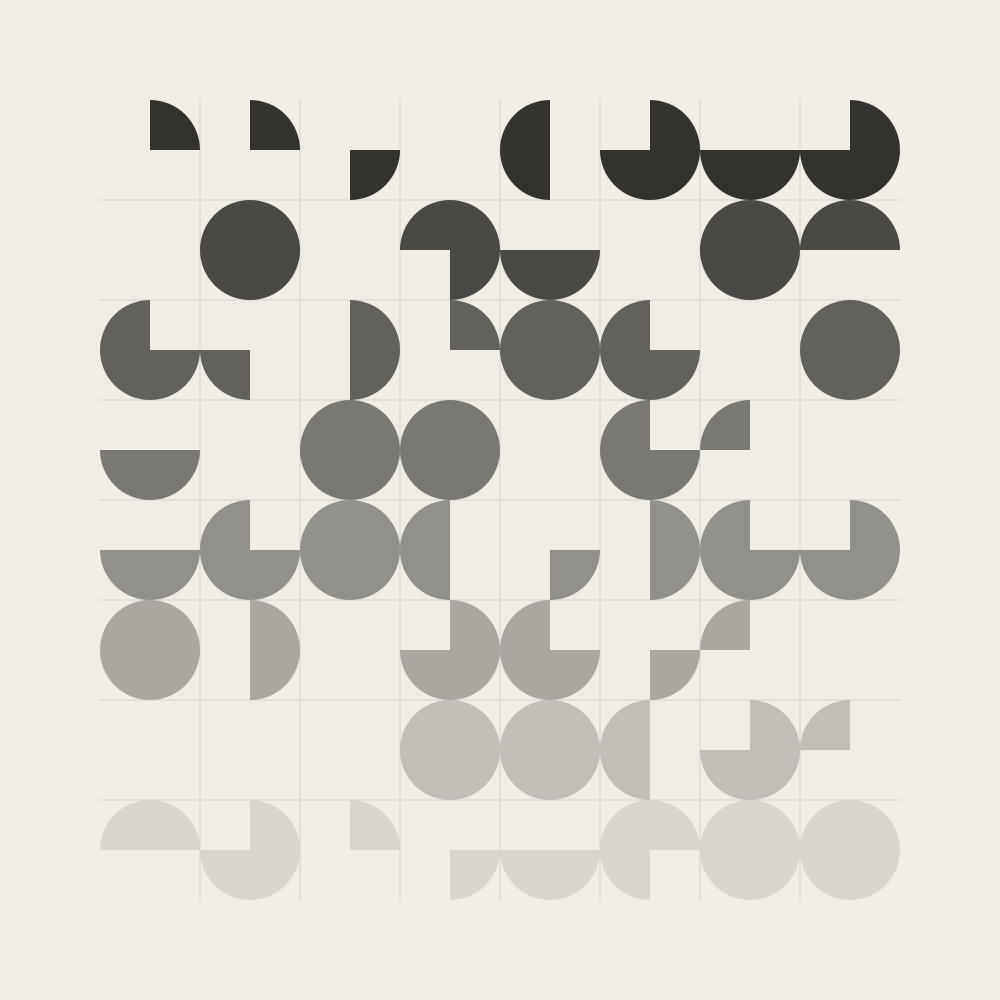
Frame 1 (no input)
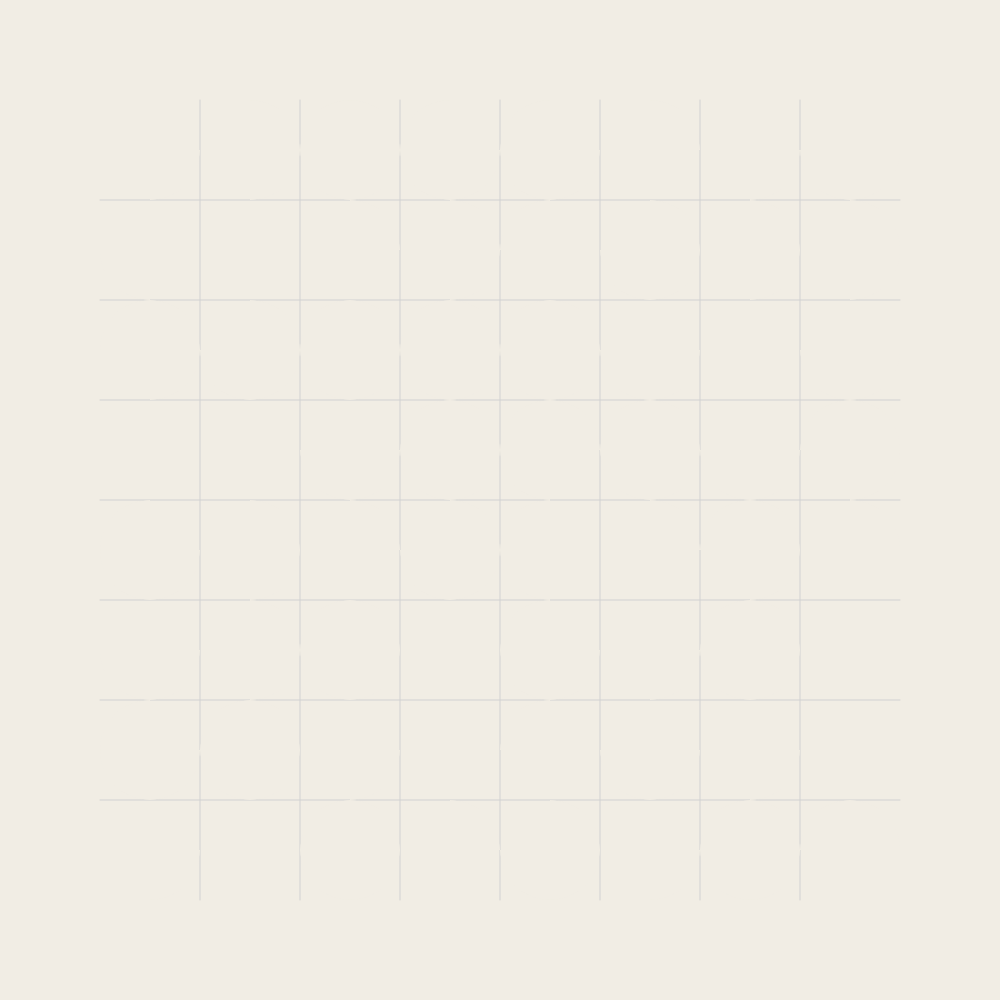
Frame 2 (the mouse pressed at the canvas centre, redrawn once)

The p5.js sketch that drew these frames (run headless with seeded random() and noise() and a simulated clock; the mouse was pressed at the canvas centre and the sketch redrawn once):

// p5.js sketch
// ── sketch.js
let canvasSizeH = 1000
let canvasSizeV = 1000
let canvasPaddingH = 100
let canvasPaddingV = 100
let artboardSizeH = canvasSizeH - canvasPaddingH * 2
let artboardSizeV = canvasSizeV - canvasPaddingV * 2
let gridSteps = 8
let cellPadding = 0
let cellSizeH = artboardSizeH / gridSteps
let cellSizeV = artboardSizeV / gridSteps
let itemSizeH = artboardSizeH / gridSteps - cellPadding * 2
let itemSizeV = artboardSizeV / gridSteps - cellPadding * 2
let cellsCounter = 1
let colsCounter = 1
let rowsCounter = 1
let lastRow = rowsCounter

let showGrid = true
let showDebug = false

function setup() {
  pixelDensity(2.0)
  frameRate(1)
  createCanvas(canvasSizeH, canvasSizeV)
  colorMode(RGB)
  noLoop()
}

function draw() {
  let colorBack = color(241,237,228)
  let colorFront = color(50,50,47)

  background(colorBack)

  if(showGrid){
    stroke(210)
    noFill()
    for (let i = artboardSizeH / gridSteps + canvasPaddingH; i < artboardSizeH + canvasPaddingH; i += artboardSizeH / gridSteps) {
      line(i,canvasPaddingV,i,artboardSizeV + canvasPaddingV)
    }
    for (let j = artboardSizeV / gridSteps + canvasPaddingV; j < artboardSizeV + canvasPaddingV; j += artboardSizeV / gridSteps) {
      line(canvasPaddingH,j,artboardSizeH + canvasPaddingH,j)
    }
  }

  for (let yPos = canvasPaddingV; yPos < artboardSizeV + canvasPaddingV; yPos += cellSizeV) {
    for (let xPos = canvasPaddingH; xPos < artboardSizeH + canvasPaddingH; xPos += cellSizeH) {
      // COUNTER ADV
      if(rowsCounter != lastRow){
        colsCounter = 1
        lastRow = rowsCounter
      }

      // ---------- START DRAW STUFF ----------

      let fillColor = lerpColor(colorFront, colorBack, 1 / gridSteps * (rowsCounter - 1))
      fill(fillColor)
      let angleStart = 90 * random([0,1,2,3,4])
      noStroke()
      angleMode(DEGREES)
      arc(
        xPos + cellSizeH / 2,
        yPos + cellSizeV / 2,
        itemSizeH,
        itemSizeV,
        angleStart,
        angleStart + 90 * random([0,1,2,3,4])
      )

      // ---------- END DRAW STUFF ----------

      // DEBUG
      if(showDebug){
        noStroke()
        textSize(15)
        fill('black')
        text('CELL ' + cellsCounter, xPos, yPos + 15);
        text('ROW ' + rowsCounter, xPos, yPos + 30);
        text('COL ' + colsCounter, xPos, yPos + 45);
      }

      // COUNTER ADV
      ++colsCounter
      ++cellsCounter
    }
    ++rowsCounter
  }
}
